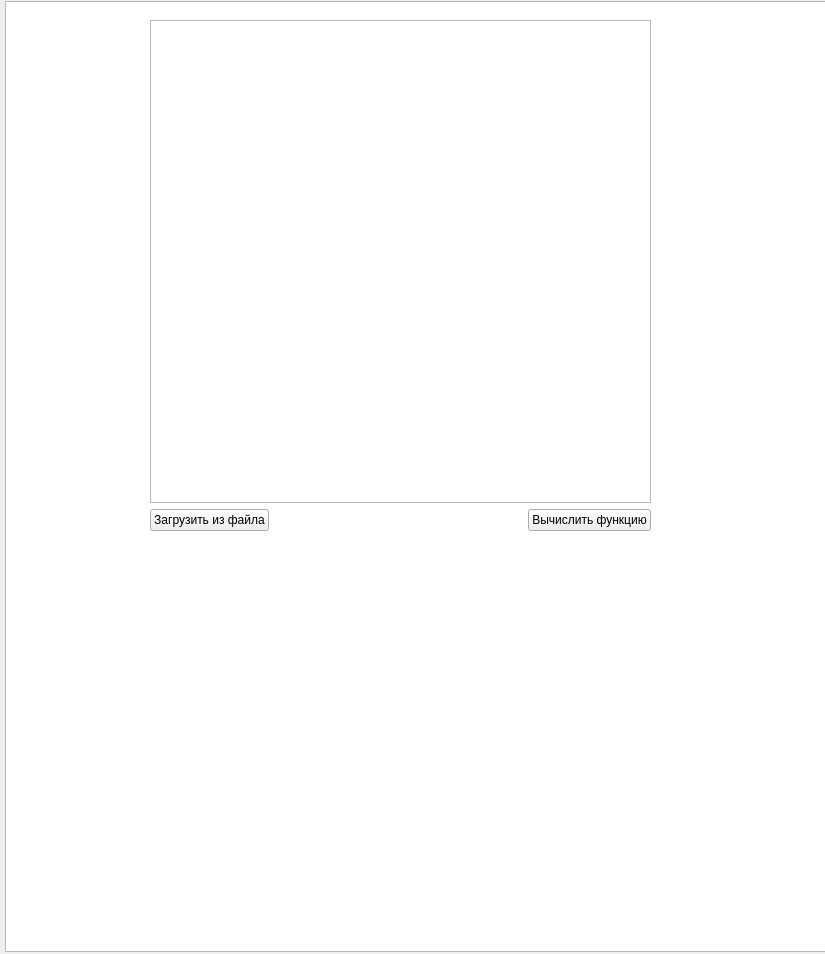
<?xml version="1.0" encoding="UTF-8"?>
<ui version="4.0">
 <class>MainWindow</class>
 <widget class="QMainWindow" name="MainWindow">
  <property name="geometry">
   <rect>
    <x>0</x>
    <y>0</y>
    <width>825</width>
    <height>954</height>
   </rect>
  </property>
  <property name="windowTitle">
   <string>MainWindow</string>
  </property>
  <widget class="QWidget" name="centralwidget">
   <widget class="QGraphicsView" name="holder">
    <property name="geometry">
     <rect>
      <x>5</x>
      <y>1</y>
      <width>821</width>
      <height>951</height>
     </rect>
    </property>
   </widget>
   <widget class="QWidget" name="input_widget" native="true">
    <property name="geometry">
     <rect>
      <x>50</x>
      <y>10</y>
      <width>741</width>
      <height>941</height>
     </rect>
    </property>
    <widget class="QWidget" name="verticalLayoutWidget">
     <property name="geometry">
      <rect>
       <x>100</x>
       <y>10</y>
       <width>501</width>
       <height>511</height>
      </rect>
     </property>
     <layout class="QVBoxLayout" name="inputLayout">
      <item>
       <widget class="QTextEdit" name="textEdit_input"/>
      </item>
      <item>
       <layout class="QHBoxLayout" name="horizontalLayout_2">
        <item>
         <widget class="QPushButton" name="load_file_btn">
          <property name="text">
           <string>Загрузить из файла</string>
          </property>
         </widget>
        </item>
        <item>
         <spacer name="horizontalSpacer">
          <property name="orientation">
           <enum>Qt::Horizontal</enum>
          </property>
          <property name="sizeHint" stdset="0">
           <size>
            <width>40</width>
            <height>20</height>
           </size>
          </property>
         </spacer>
        </item>
        <item>
         <widget class="QPushButton" name="solve_btn">
          <property name="text">
           <string>Вычислить функцию</string>
          </property>
         </widget>
        </item>
       </layout>
      </item>
     </layout>
    </widget>
   </widget>
   <widget class="QWidget" name="res_widget" native="true">
    <property name="geometry">
     <rect>
      <x>49</x>
      <y>9</y>
      <width>731</width>
      <height>941</height>
     </rect>
    </property>
    <widget class="QWidget" name="verticalLayoutWidget_2">
     <property name="geometry">
      <rect>
       <x>29</x>
       <y>9</y>
       <width>681</width>
       <height>931</height>
      </rect>
     </property>
     <layout class="QVBoxLayout" name="res_layout"/>
    </widget>
   </widget>
   <zorder>holder</zorder>
   <zorder>res_widget</zorder>
   <zorder>input_widget</zorder>
  </widget>
 </widget>
 <resources>
  <include location="images.qrc"/>
 </resources>
 <connections/>
</ui>
